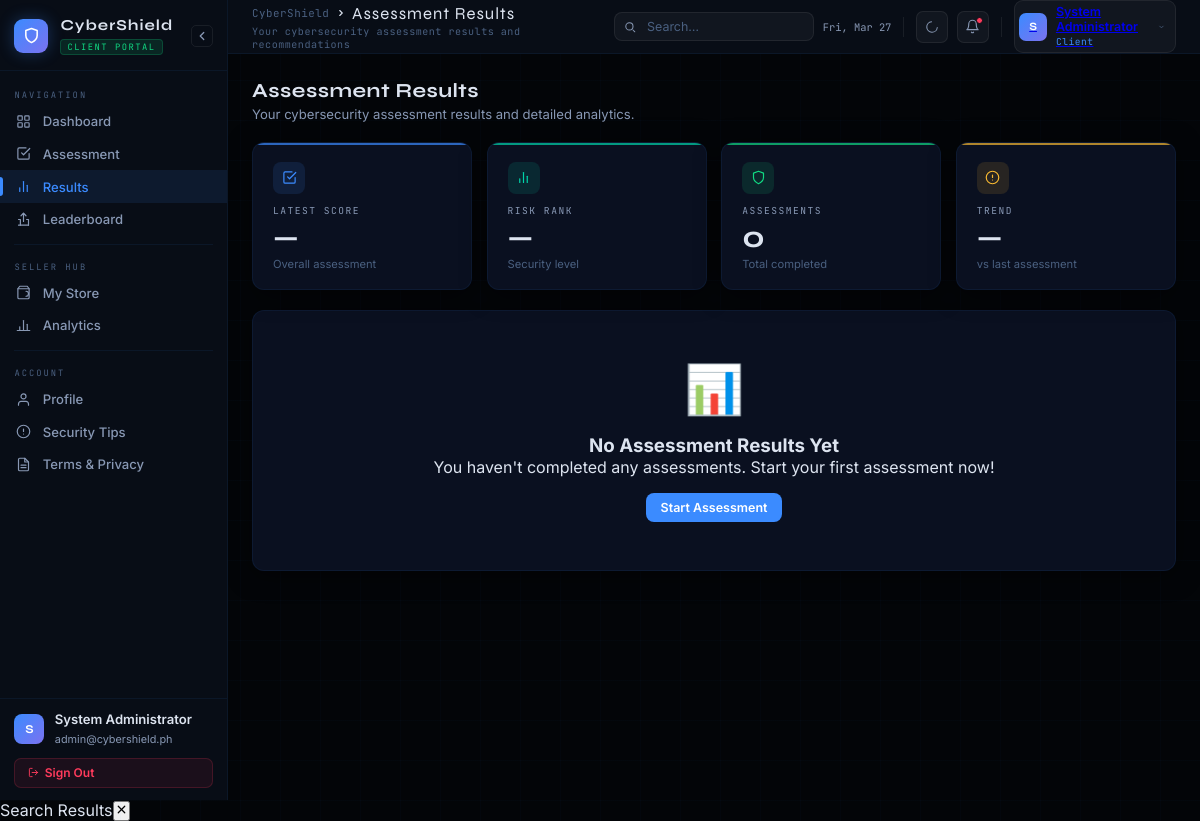
The app's page /Client/result.php (signed in) with its own data.
### tables this page shows
CREATE TABLE users (
    id            INT AUTO_INCREMENT PRIMARY KEY,
    username      VARCHAR(50)  UNIQUE NOT NULL,
    password_hash VARCHAR(255) NOT NULL,
    email         VARCHAR(100) UNIQUE NOT NULL,
    full_name     VARCHAR(100) NOT NULL,
    store_name    VARCHAR(100) NOT NULL,
    role          ENUM('Admin','Seller','Viewer') DEFAULT 'Seller',
    is_active     BOOLEAN DEFAULT TRUE,
    created_at    TIMESTAMP DEFAULT CURRENT_TIMESTAMP,
    updated_at    TIMESTAMP DEFAULT CURRENT_TIMESTAMP ON UPDATE CURRENT_TIMESTAMP,
    INDEX idx_username (username),
    INDEX idx_email    (email),
    INDEX idx_role     (role)
);

### Client/result.php (the view, shortened to what the rows shown need)
<?php
$database = new Database();
$db = $database->getConnection();
$user_query = "SELECT * FROM users WHERE id = :user_id";
$stmt = $db->prepare($user_query);
$stmt->bindParam(':user_id', $_SESSION['user_id']);
$stmt->execute();
$user = $stmt->fetch(PDO::FETCH_ASSOC);
?>
<!DOCTYPE html>
<html lang="en" data-theme="dark">
<head>
</head>
<body>
    <div id="app">
  <aside id="sidebar">
    <div class="sb-brand">
      <div class="sb-brand-text"><h2>CyberShield</h2><span class="badge">Client Portal</span></div>
    </div>
    <div class="sb-footer">
      <div class="sb-user">
        <div class="sb-avatar" id="sb-avatar"><?php echo strtoupper(substr($user['full_name'] ?? $user['username'] ?? 'U', 0, 1)); ?></div>
        <div class="sb-user-info"><p id="sb-name"><?php echo htmlspecialchars($user['full_name'] ?? $user['username'] ?? 'User'); ?></p><span id="sb-email"><?php echo htmlspecialchars($user['email'] ?? 'user@example.com'); ?></span></div>
      </div>
    </div>
  </aside>
  <div id="main">
    <div class="topbar">
      <div class="tb-right">
        <a class="tb-admin" href="profile.php">
          <div class="tb-admin-av" id="tb-avatar"><?php echo strtoupper(substr($user['full_name'] ?? $user['username'] ?? 'U', 0, 1)); ?></div>
          <div class="tb-admin-info"><span class="tb-admin-name" id="tb-name"><?php echo htmlspecialchars($user['full_name'] ?? $user['username'] ?? 'User'); ?></span><span class="tb-admin-role">Client</span></div>
          <svg width="10" height="10" viewBox="0 0 16 16" fill="none" stroke="currentColor" stroke-width="1.8" stroke-linecap="round" style="color:var(--muted);margin-left:.2rem"><path d="M4 6l4 4 4-4"/></svg>
        </a>
      </div>
    </div>
    <div class="content">
      <div class="sec-hdr"><h2>Assessment Results</h2><p>Your cybersecurity assessment results and detailed analytics.</p></div>
    </div>
  </div>
</div>
</body>
</html>

### records on screen
users: full_name "S", full_name "System Administrator", email "admin@cybershield.ph"

### other values on screen
count($history) "0"
